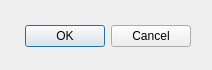
<?xml version="1.0" encoding="UTF-8"?>
<ui version="4.0">
 <class>EmptyDialogHorzButtons</class>
 <widget class="QDialog" name="EmptyDialogHorzButtons">
  <property name="geometry">
   <rect>
    <x>0</x>
    <y>0</y>
    <width>212</width>
    <height>70</height>
   </rect>
  </property>
  <property name="windowTitle">
   <string>Dialog</string>
  </property>
  <widget class="QDialogButtonBox" name="buttonBox">
   <property name="geometry">
    <rect>
     <x>20</x>
     <y>20</y>
     <width>171</width>
     <height>32</height>
    </rect>
   </property>
   <property name="orientation">
    <enum>Qt::Horizontal</enum>
   </property>
   <property name="standardButtons">
    <set>QDialogButtonBox::Cancel|QDialogButtonBox::Ok</set>
   </property>
  </widget>
 </widget>
 <resources/>
 <connections>
  <connection>
   <sender>buttonBox</sender>
   <signal>accepted()</signal>
   <receiver>EmptyDialogHorzButtons</receiver>
   <slot>accept()</slot>
   <hints>
    <hint type="sourcelabel">
     <x>248</x>
     <y>254</y>
    </hint>
    <hint type="destinationlabel">
     <x>157</x>
     <y>274</y>
    </hint>
   </hints>
  </connection>
  <connection>
   <sender>buttonBox</sender>
   <signal>rejected()</signal>
   <receiver>EmptyDialogHorzButtons</receiver>
   <slot>reject()</slot>
   <hints>
    <hint type="sourcelabel">
     <x>316</x>
     <y>260</y>
    </hint>
    <hint type="destinationlabel">
     <x>286</x>
     <y>274</y>
    </hint>
   </hints>
  </connection>
 </connections>
</ui>
